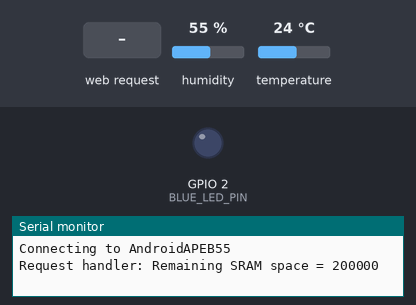
A sketch run on a simulated ESP32. On the bench: output pins drawn as LEDs (lit = HIGH), the last lines printed to the serial monitor. The test bench sets the inputs (shaded band); at power-on: humidity 55 %, temperature 24 °C. The local clock reads 2024-03-15 10:24:30 at power-on unless the sketch sets it.

Above: at 1.2 s.
1.3 s: HTTP request GET /blue_led_on received
At 1.7 s:
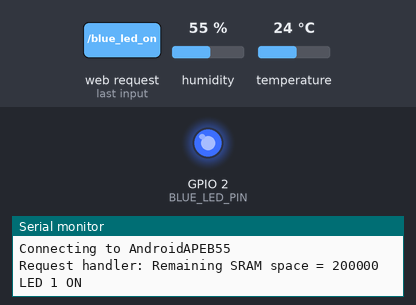
2.8 s: HTTP request GET /blue_led_off received
At 4.0 s:
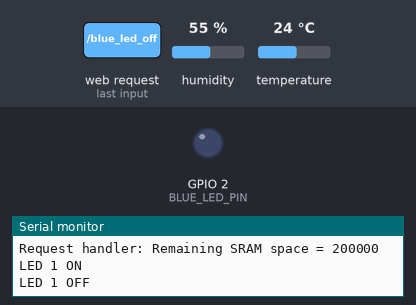
Timing chart, 0 to 5.8 s (numbered marks = the images above; inputs shaded):
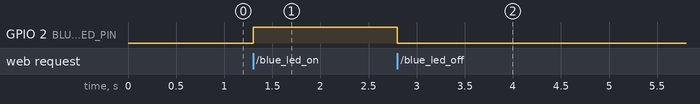

Measured:
- after the input at 1.3 s, GPIO 2 (BLUE_LED_PIN): LOW → HIGH at once
- after the input at 2.8 s, GPIO 2 (BLUE_LED_PIN): HIGH → LOW at once

The sketch:

firmware.ino
```cpp
#include <WiFi.h>

#include <vector>
#include <queue>

#include "esp_log.h"
#include "esp_system.h"
#include "time.h"
#include <TimeAlarms.h>
#include "DHT.h"
#include <ESPmDNS.h>

#include "bees_thermometer_web_server.h"
#include "global_definitions.h"


const char* ssid = "AndroidAPEB55";
const char* password = "pvtq4802";

//std::queue<float, std::vector> localTemperatureLog;

BeesThermometerWebServer* webServer = nullptr;

const char* ntpServer1 = "ntp7.ntp-servers.net";
const char* ntpServer2 = "ntp6.ntp-servers.net";
const long  gmtOffset_sec = 7 * 3600;
const int   daylightOffset_sec = 0;

uint32_t measuringInterval_sec = 5;

hw_timer_t *My_timer = NULL;

DHT dht22_sensor(DHT22_SENSOR_PIN, DHT22);

void printLocalTime() {
  struct tm timeinfo;

  if(!getLocalTime(&timeinfo)){
    Serial.println("No time available (yet)");
    return;
  }

  Serial.println(&timeinfo, "%A, %B %d %Y %H:%M:%S");
}

// Callback function (get's called when time adjusts via NTP)
void timeAvailable(struct timeval *t) {
  Serial.println("Got time adjustment from NTP!");
  printLocalTime();
}

void measureTemperature() {
//  digitalWrite(BLUE_LED_PIN, !digitalRead(BLUE_LED_PIN));
  float t = dht22_sensor.readTemperature();
  float h = dht22_sensor.readHumidity();

  if (isnan(h) || isnan(t)) {
    Serial.println(F("Failed to read from DHT sensor!"));
    return;
  }

  webServer->setTemperature(t);
  webServer->setHumidity(h);

  printLocalTime();
}

void setup() {
    // инициализируем монитор порта
    Serial.begin(115200);

    pinMode(BLUE_LED_PIN, OUTPUT);

    setTime(8, 29, 0, 1, 1, 11);

    //Настройка часов
    sntp_set_time_sync_notification_cb( timeAvailable );
    configTime(gmtOffset_sec, daylightOffset_sec, ntpServer1, ntpServer2);

    Alarm.timerRepeat(measuringInterval_sec, measureTemperature);

    // подключаемся к Wi-Fi сети
    Serial.println();
    Serial.println();
    Serial.print("Connecting to ");
    Serial.println(ssid);

//    WiFi.mode(WIFI_STA);
//    WiFi.begin(ssid, password);
//    while(WiFi.status() != WL_CONNECTED) {
//        Alarm.delay(500);
//        Serial.print(".");
//    }
//
//    Serial.println("");
//    Serial.println("Wi-Fi connected");
//    Serial.println("IP-address: ");
//
//    // пишем IP-адрес в монитор порта
//    Serial.println(WiFi.localIP());

    webServer = new BeesThermometerWebServer;
    webServer->begin();

    dht22_sensor.begin();

    if (!MDNS.begin("gradusnik")) {
        Serial.println("ERROR: Unable to start MDNS responder");
    }
}

void loop() {
    // анализируем канал связи на наличие входящих клиентов
    webServer->handleClient();

    Alarm.delay(2);
}
```

bees_thermometer_web_server.cpp
```cpp
#include "bees_thermometer_web_server.h"

#include <stdio.h>

#include <TimeAlarms.h>

#include "global_definitions.h"


BeesThermometerWebServer::BeesThermometerWebServer()
  : webServer(80)
{
  webServer.on("/", [this](){ handleRoot(); });

  webServer.on("/blue_led_on", [this](){ handleBlueLedOn(); });
  webServer.on("/blue_led_off", [this](){ handleBlueLedOff(); });

  webServer.on("/graph", [this](){ handleShowTemperatureGraph(); });

  webServer.onNotFound([this](){ handlePageNotFound(); });

  Serial.print("Request handler: Remaining SRAM space = ");
  Serial.println(esp_get_free_heap_size());
}

BeesThermometerWebServer::~BeesThermometerWebServer()
{}

void BeesThermometerWebServer::handleRoot() {
  char page[2048];
  sprintf(page, "<!DOCTYPE HTML>"                                                               \
                "<html>"                                                                        \
                "  <head>"                                                                      \
                "    <meta name=\"viewport\" content=\"width=device-width, initial-scale=1\"/>" \
                "    <meta http-equiv='refresh' content='3'/>"                                  \
                "  </head>"                                                                     \
                "  <h1>Bee's thermometer</h1>"                                                  \
                "  <p>Blue led controls: "                                                      \
                "    <a href=\"blue_led_on\">"                                                  \
                "      <button>ON</button>"                                                     \
                "    </a>"                                                                      \
                "    <a href=\"blue_led_off\">"                                                 \
                "      <button>OFF</button>"                                                    \
                "    </a>"                                                                      \
                "  </p>"                                                                        \
                "  <p>Temperature: %.1f"  \
                "      <a href=\"graph\">"                                                  \
                "      <button>graph</button>"                                                     \
                "    </a>\n"    \
                "  </p>"                                                    \
                "  <p>Humidity: %.1f\n</p>"                                                       \
                "</html>",
                currentTemperature,
                currentHumidity);

  webServer.send(200, "text/html", page);
}

void BeesThermometerWebServer::handleBlueLedOn() {
  Serial.println("LED 1 ON");
  digitalWrite(BLUE_LED_PIN, HIGH);

  handleRoot();
}

void BeesThermometerWebServer::handleBlueLedOff() {
  Serial.println("LED 1 OFF");
  digitalWrite(BLUE_LED_PIN, LOW);

  handleRoot();
}

void BeesThermometerWebServer::handlePageNotFound() {
  String requestArguments;
  for (int8_t i = 0; i < webServer.args(); i++) {
    requestArguments += " " + webServer.argName(i) + ": " + webServer.arg(i) + "\n";
  }

  char page[2048];
  sprintf(page, "File Not Found\n"    \
                "\n"                  \
                "URI: %s\n"           \
                "Method: %s\n"        \
                "Arguments: %d\n"     \
                "%s",
                webServer.uri(),
                (webServer.method() == HTTP_GET) ? "GET" : "POST",
                webServer.args(),
                requestArguments);

  webServer.send(404, "text/plain", page);
}

void BeesThermometerWebServer::begin() {
  webServer.begin();
}

void BeesThermometerWebServer::handleClient() {
  webServer.handleClient();
}

void BeesThermometerWebServer::setTemperature(const float newTemperature) {
  currentTemperature = newTemperature;

  temperatureLog.push_back(newTemperature);
  if (temperatureLog.size() > 100) {
    temperatureLog.pop_front();
  }
}

void BeesThermometerWebServer::setHumidity(const float newHumidity) {
  currentHumidity = newHumidity;
}

int convertTemperatureToPixels(float temperature) {
  const float minY = -50;
  const float maxY = 50;

  const int heightInPixels = 200;

  return static_cast<int>(((temperature - minY) / (maxY - minY)) * heightInPixels);
}

void BeesThermometerWebServer::handleShowTemperatureGraph() {
  String out = "";
  char temp[100];
  out += "<svg xmlns=\"http://www.w3.org/2000/svg\" version=\"1.1\" width=\"400\" height=\"250\">\n";
  out += "<rect width=\"400\" height=\"200\" fill=\"rgb(250, 230, 210)\" stroke-width=\"1\" stroke=\"rgb(0, 0, 0)\" />\n";
  out += "<g stroke=\"black\">\n";

  const int heightInPixels = 200;

  for (size_t x = 1; x < temperatureLog.size(); x++) {
    sprintf(temp, "<line x1=\"%d\" y1=\"%d\" x2=\"%d\" y2=\"%d\" stroke-width=\"1\" />\n",
                  (x - 1) * 4,
                  heightInPixels - convertTemperatureToPixels(temperatureLog[x - 1]),
                  x * 4,
                  heightInPixels - convertTemperatureToPixels(temperatureLog[x]));
    out += temp;
  }
  out += "</g>\n</svg>\n";

  webServer.send(200, "image/svg+xml", out);
}
```

bees_thermometer_web_server.h
```cpp
#pragma once

#include <vector>
#include <deque>

#include <Arduino.h>
#include <WebServer.h>

class BeesThermometerWebServer {
public:
  BeesThermometerWebServer();
  ~BeesThermometerWebServer();

  void handleRoot();

  void handleBlueLedOn();
  void handleBlueLedOff();
  void handleShowTemperatureGraph();

  void handlePageNotFound();

  void begin();
  void handleClient();

  void setTemperature(const float newTemperature);
  void setHumidity(const float newHumidity);

private:
  WebServer webServer;

  float currentTemperature = 0;
  float currentHumidity = 0;

  std::deque<float> temperatureLog;
};
```

global_definitions.h
```cpp
#pragma once

#define BLUE_LED_PIN 2
#define DHT22_SENSOR_PIN 16
```
